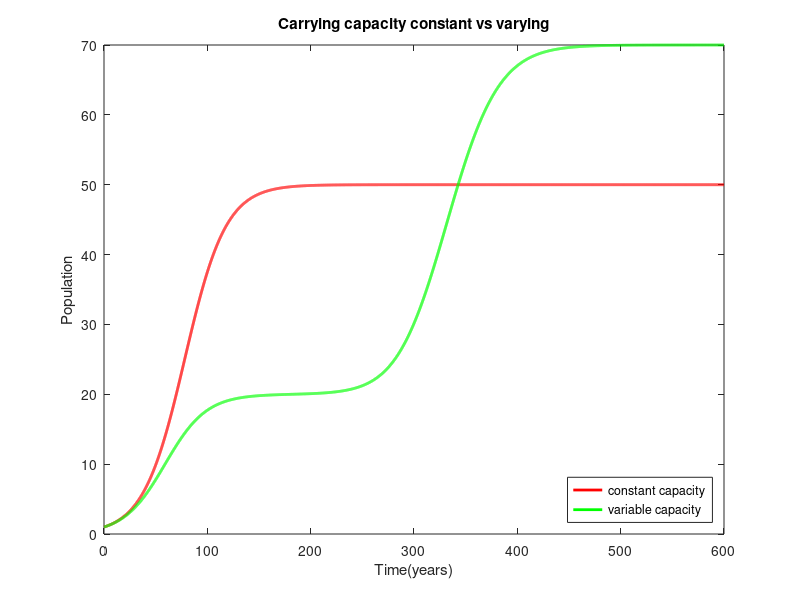

Reproduce this figure in MATLAB.
% population simulation - constant carrying capacity vs variable carrying
% capacity

clear
close all

%carrying capacity
K = 50;     % constant

alpha = 0.05;

total_time = 600;
dt = 1e-1;
N = total_time/dt;

%array storing population info
P = zeros(N, 1);

%initial popuation
P(1) = 1;

% loop over time
for i = 1:N-1
    P(i+1) = P(i) + alpha * P(i) * (1-P(i)/K) * dt;
end


%%%%%%%%%%%% variable carrying capacity %%%%%%%%%%%%%%%%%%%

K1=20;
K2=50;

alpha=0.05;

% array storing the variable carrying capacity values
capacity= zeros(N,1);
capacity(1)= K1+1e-5;

% loop over time
for i=1:N-1
    capacity(i+1)= capacity(i) + dt*( alpha*(capacity(i)-K1)*(1-(capacity(i)-K1)/K2));
end

%array storing population info
Pvar = zeros(N, 1);

%initial popuation
Pvar(1) = 1;

% loop over time
for i = 1:N-1
    Pvar(i+1) = Pvar(i) + alpha * Pvar(i) * (1-Pvar(i)/capacity(i)) * dt;
end


%%%%%%%%%%%%%%%% plotting both graphs %%%%%%%%%%%%%%%%%%%%%

plot ((1:N)./10, P, 'r', 'LineWidth', 2)
hold on
plot ((1:N)./10, Pvar, 'g', 'LineWidth', 2)
title('Carrying capacity constant vs varying')
xlabel('Time(years)')
ylabel('Population')
legend('constant capacity', 'variable capacity', 'Location', 'SouthEast')